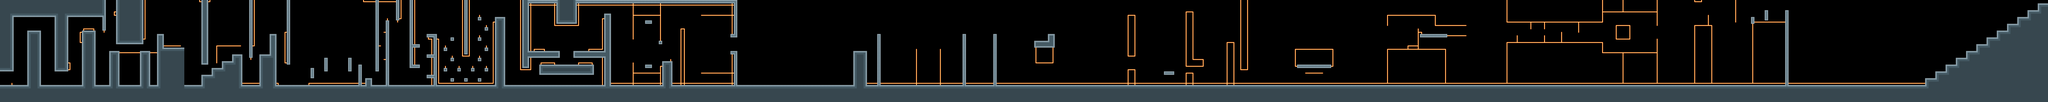

A 2D game scene composited from a Tiled map and its tileset images. What follows is a short description and the map's XML, with each tile layer's data collapsed to a summary:
An orthogonal 600x30 tile map with 32x32 px tiles, 3 tile layers (Warstwa Kafelków 3, Warstwa Kafelków 2, Warstwa Kafelków 4) and 285 objects.

<map version="1.10" tiledversion="1.10.1" orientation="orthogonal" renderorder="right-down" width="600" height="30" tilewidth="32" tileheight="32" infinite="0" nextlayerid="13" nextobjectid="786">
 <tileset firstgid="1" source="sluz_tileset.tsx" />
 <layer id="10" name="Warstwa Kafelków 3" width="600" height="30">
  <data>[18000 cells, 6363 non-empty, 13 distinct tile ids]</data>
 </layer>
 <objectgroup id="2" name="terrain" visible="0">
  <object id="1" x="0" y="800" width="19200" height="213" />
  <object id="3" x="0" y="0" width="960" height="160" />
  <object id="4" x="-544" y="0" width="544" height="995" />
  <object id="5" x="0" y="160" width="128" height="512" />
  <object id="6" x="256" y="288" width="128" height="512" />
  <object id="7" x="512" y="160" width="128" height="512" />
  <object id="8" x="768" y="288" width="128" height="512" />
  <object id="26" x="2912" y="640" width="32" height="96" />
  <object id="27" x="3040" y="544" width="32" height="128" />
  <object id="33" x="3264" y="544" width="32" height="128" />
  <object id="36" x="3360" y="608" width="32" height="192" />
  <object id="38" x="3424" y="736" width="64" height="64" />
  <object id="49" x="3616" y="192" width="32" height="608" />
  <object id="51" x="3520" y="0" width="32" height="672" />
  <object id="61" x="3712" y="0" width="32" height="192" />
  <object id="67" x="960" y="0" width="32" height="288" />
  <object id="70" x="1888" y="704" width="96" height="96" />
  <object id="82" x="1984" y="640" width="96" height="160" />
  <object id="83" x="2080" y="576" width="96" height="224" />
  <object id="84" x="2176" y="512" width="96" height="288" />
  <object id="89" x="2432" y="512" width="96" height="288" />
  <object id="94" x="2336" y="-96" width="32" height="640" />
  <object id="99" x="2528" y="320" width="64" height="480" />
  <object id="106" x="2688" y="0" width="32" height="608" />
  <object id="112" x="19200" y="0" width="1376" height="960" />
  <object id="116" x="3840" y="608" width="96" height="32" />
  <object id="123" x="3840" y="416" width="96" height="32" />
  <object id="124" x="4000" y="320" width="96" height="32" />
  <object id="125" x="4000" y="512" width="96" height="32" />
  <object id="126" x="4000" y="704" width="96" height="32" />
  <object id="145" x="4064" y="352" width="32" height="448" />
  <object id="146" x="3840" y="448" width="32" height="160" />
  <object id="148" x="3840" y="0" width="32" height="416" />
  <object id="152" x="1024" y="480" width="96" height="320" />
  <object id="154" x="1312" y="480" width="96" height="320" />
  <object id="158" x="1088" y="0" width="256" height="416" />
  <object id="159" x="1472" y="320" width="64" height="480" />
  <object id="166" x="1712" y="320" width="64" height="128" />
  <object id="178" x="1536" y="448" width="240" height="352" />
  <object id="215" x="4640" y="160" width="96" height="640" />
  <object id="222" x="4224" y="352" width="32" height="32" />
  <object id="224" x="4480" y="352" width="32" height="32" />
  <object id="226" x="4160" y="448" width="32" height="32" />
  <object id="229" x="4544" y="448" width="32" height="32" />
  <object id="230" x="4480" y="544" width="32" height="32" />
  <object id="234" x="4224" y="544" width="32" height="32" />
  <object id="235" x="4160" y="640" width="32" height="32" />
  <object id="236" x="4288" y="640" width="32" height="32" />
  <object id="237" x="4416" y="640" width="32" height="32" />
  <object id="238" x="4544" y="640" width="32" height="32" />
  <object id="240" x="4352" y="736" width="32" height="32" />
  <object id="241" x="4480" y="736" width="32" height="32" />
  <object id="243" x="4544" y="256" width="32" height="32" />
  <object id="245" x="4480" y="160" width="32" height="32" />
  <object id="301" x="4352" y="0" width="32" height="512" />
  <object id="328" x="4896" y="0" width="64" height="640" />
  <object id="330" x="5664" y="128" width="64" height="672" />
  <object id="332" x="5056" y="608" width="512" height="96" />
  <object id="340" x="4960" y="480" width="288" height="64" />
  <object id="341" x="5376" y="480" width="288" height="64" />
  <object id="342" x="5056" y="736" width="32" height="32">
   <properties>
    <property name="vx" type="float" value="4" />
   </properties>
  </object>
  <object id="343" x="5216" y="0" width="192" height="224" />
  <object id="348" x="5568" y="160" width="32" height="32">
   <properties>
    <property name="vx" type="float" value="3" />
   </properties>
  </object>
  <object id="349" x="5120" y="160" width="32" height="32">
   <properties>
    <property name="vx" type="float" value="-3" />
   </properties>
  </object>
  <object id="355" x="4224" y="736" width="32" height="32" />
  <object id="361" x="6048" y="288" width="64" height="96">
   <properties>
    <property name="vy" type="float" value="6" />
   </properties>
  </object>
  </objectgroup>
 <objectgroup id="3" name="killers" visible="0">
  <!-- 169 objects omitted --></objectgroup>
 <objectgroup id="4" name="checkpoints">
  <!-- 9 objects omitted --></objectgroup>
 <objectgroup id="12" name="others" />
 <layer id="6" name="Warstwa Kafelków 2" width="600" height="30">
  <data>[18000 cells, 170 non-empty, 6 distinct tile ids]</data>
 </layer>
 <layer id="11" name="Warstwa Kafelków 4" width="600" height="30">
  <data>[18000 cells, 63 non-empty, 3 distinct tile ids]</data>
 </layer>
</map>
<!-- 219 of 285 objects omitted -->